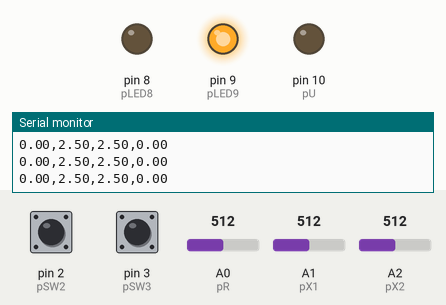
The sketch below on a simulated Arduino Uno, built with avr-gcc and run on an emulated ATmega328P. Parts: output pins drawn as LEDs (lit = HIGH), the last lines printed to the serial monitor. The test bench sets the inputs (shaded band); at power-on: pin 2 (pSW2) LOW, A1 (pX1) = 512, A0 (pR) = 512, pin 3 (pSW3) LOW, A2 (pX2) = 512.

Above: at 1.2 s.
1.3 s: pin 2 (pSW2) pulled HIGH for 0.15 s
At 2.3 s:
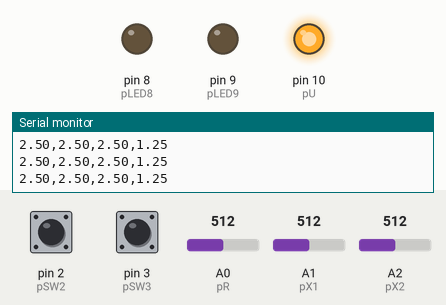
2.9 s: A1 (pX1) set to 716
At 4.1 s:
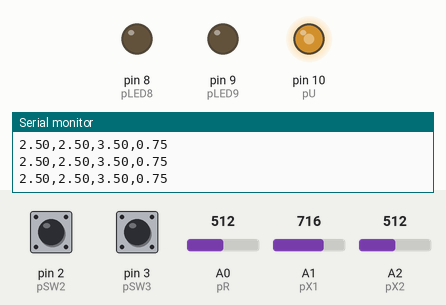
4.4 s: A0 (pR) set to 716
At 5.3 s:
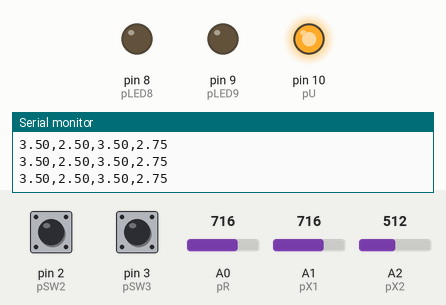
5.9 s: pin 3 (pSW3) pulled HIGH for 0.15 s
At 7.1 s:
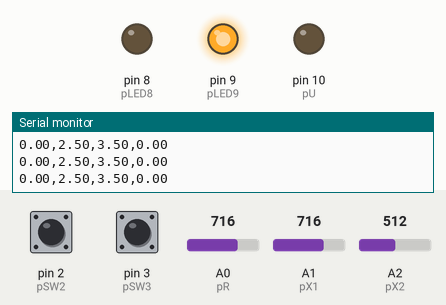
7.5 s: pin 2 (pSW2) pulled HIGH for 1 s
At 8.4 s:
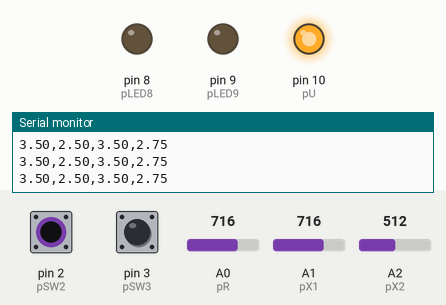
10.0 s: A2 (pX2) set to 900
At 10.9 s:
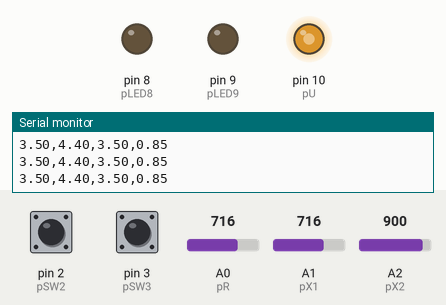
Timing chart, 0 to 12.5 s (numbered marks = the images above; inputs shaded):
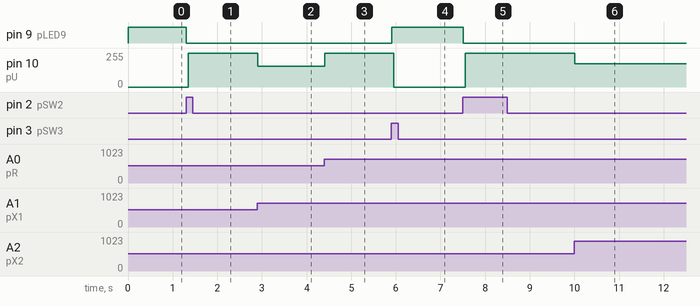

Measured:
- after the input at 1.3 s, pin 9 (pLED9): HIGH → LOW at once; pin 10 (pU): 0/255 → 255/255 after 0.05 s
- after the input at 2.9 s, pin 10 (pU): 255/255 → 154/255 at once
- after the input at 4.4 s, pin 10 (pU): 154/255 → 255/255 at once
- after the input at 5.9 s, pin 9 (pLED9): LOW → HIGH at once; pin 10 (pU): 255/255 → 0/255 after 0.05 s
- after the input at 7.5 s, pin 9 (pLED9): HIGH → LOW at once; pin 10 (pU): 0/255 → 255/255 after 0.06 s
- after the input at 10.0 s, pin 10 (pU): 255/255 → 173/255 at once

The sketch:

CONTROL_NO_OPTIMO.ino
```cpp
// ******************************************************** //
// Control No Óptimo – Realimentación de Estados (NO LQR)
// u(t) = Kr * r - k1 * x1 - k2 * x2
// ******************************************************** //

// ---------- Muestreo ----------
unsigned long TS = 50;
float Tseg = 0.05;

// ---------- Ganancias del control NO óptimo ----------
const float k1 = 0.50;     // Ganancia estado X1
const float k2 = 1.00;     // Ganancia estado X2
const float Kr = 2.0;      // Ganancia de referencia

// ---------- Pines ----------
#define pR 0
#define pX1 1
#define pX2 2
#define pU 10

#define pSW2 2
#define pSW3 3
#define pLED8 8
#define pLED9 9

// ---------- Escalamiento ADC ----------
#define V_REF 5.0
#define ADC_MAX 1023.0
#define mX (V_REF/ADC_MAX)
#define mU (ADC_MAX/V_REF)

unsigned long TIC = 0, TS_code = 0, TC = 0;

float R=0, X1=0, X2=0, Y=0, U=0;
int Ui=0;
bool Habilitado = 0;

// ******************************************************** //
// Inicio
// ******************************************************** //
void setup(){
  Serial.begin(9600);

  pinMode(pSW2, INPUT);
  pinMode(pSW3, INPUT);
  pinMode(pLED8, OUTPUT);
  pinMode(pLED9, OUTPUT);
}

// ******************************************************** //
// LOOP
// ******************************************************** //
void loop(){
  proc_entradas();
  control_no_optimo();
  proc_salidas();
  coms_arduino_ide();
  espera();
}

// ******************************************************** //
// Ley de control NO ÓPTIMO
// ******************************************************** //
void control_no_optimo(){

  U = Kr * R - k1 * X1 - k2 * X2;

  // Saturación
  if(U >= V_REF) U = V_REF;
  else if(U < 0) U = 0;
}

// ******************************************************** //
// Entradas — Estados y Referencia
// ******************************************************** //
void proc_entradas(){
  X1 = analogRead(pX1) * mX;
  X2 = analogRead(pX2) * mX;

  R = Habilitado * (analogRead(pR)*mX);
  Y = X2;
}

// ******************************************************** //
// Salidas — PWM
// ******************************************************** //
void proc_salidas(){
  Ui = int(U * mU);
  analogWrite(pU, Ui);

  botonesyleds();
}

// ******************************************************** //
void botonesyleds(){

  if(digitalRead(pSW2)) Habilitado = 1;
  if(digitalRead(pSW3)) Habilitado = 0;

  digitalWrite(pLED9, !Habilitado);
}

// ******************************************************** //
void espera(){
  TS_code = millis() - TIC;
  TC = TS - TS_code;
  if(TS_code < TS) delay(TC);
  TIC = millis();
}

// ******************************************************** //
// Serial Monitor
// ******************************************************** //
void coms_arduino_ide(){
  Serial.print(R); Serial.print(",");
  Serial.print(Y); Serial.print(",");
  Serial.print(X1); Serial.print(",");
  Serial.println(U);
}
```
